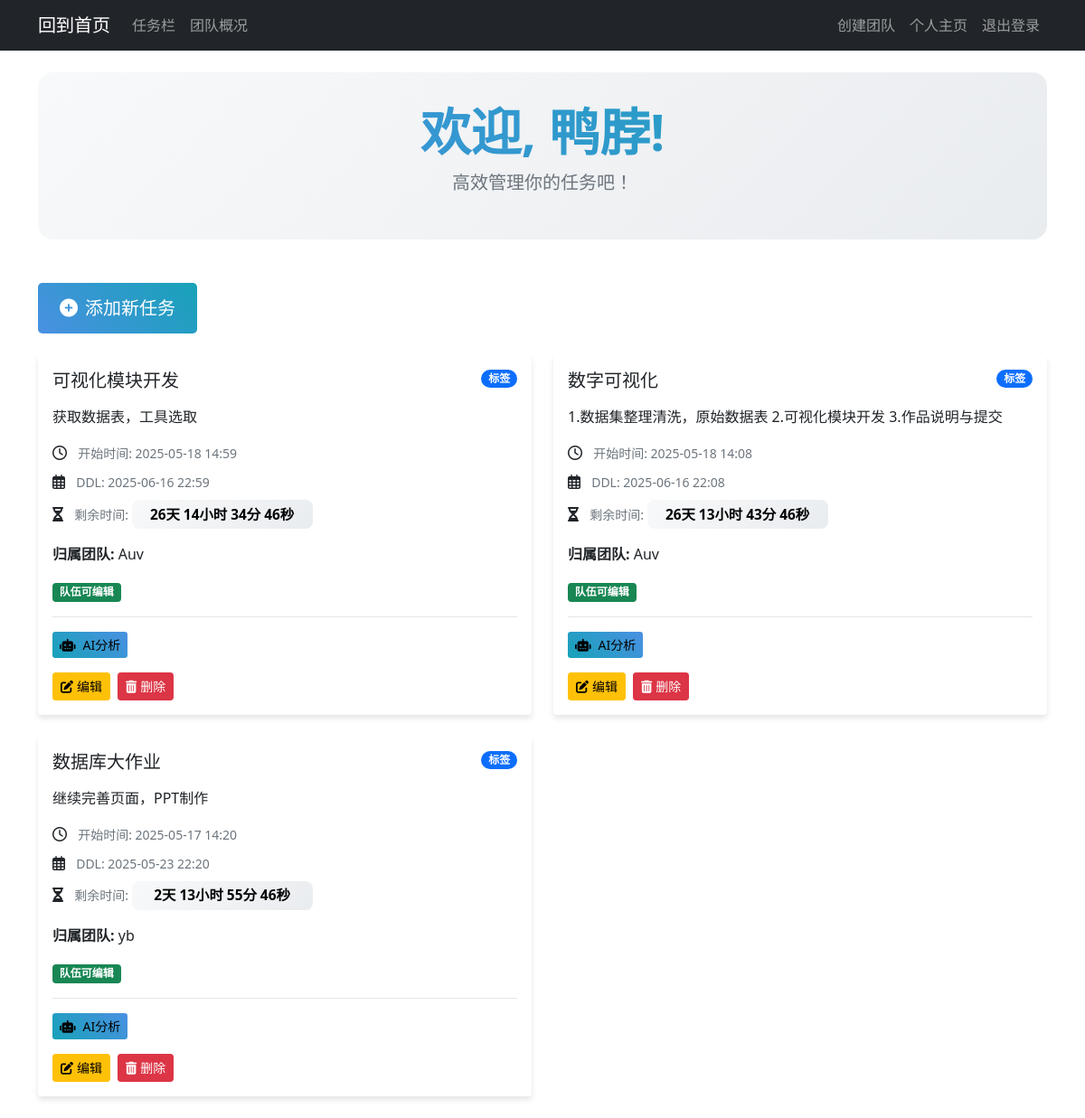
The app's page /dashboard (signed in) with its own data.
### app.py (models this page shows, shortened)
class User(db.Model):
    id = db.Column(db.Integer, primary_key=True)
    username = db.Column(db.String(20), unique=True, nullable=False)
    email = db.Column(db.String(120), unique=True, nullable=False)
    password = db.Column(db.String(60), nullable=False)
    profile_picture = db.Column(db.String(20), nullable=True)  # Changed to nullable
    bio = db.Column(db.Text, nullable=True)
    created_at = db.Column(db.DateTime, nullable=True)  # Changed to nullable
    data = db.relationship('UserData',back_populates='user')
    is_admin = db.Column(db.Boolean, default=False)

class UserData(db.Model):
    id = db.Column(db.Integer, primary_key=True)
    title = db.Column(db.String(100), nullable=False)
    content = db.Column(db.Text, nullable=False)
    created_at = db.Column(db.DateTime, nullable=False, default=datetime.utcnow)
    deadline = db.Column(db.DateTime, nullable=True)  # New field
    ai_analysis = db.Column(db.Text, nullable=True)   # New field
    updated_at = db.Column(db.DateTime, nullable=False, default=datetime.utcnow, onupdate=datetime.utcnow)
    user_id = db.Column(db.Integer, db.ForeignKey('user.id'), nullable=False)
    user = db.relationship('User',back_populates='data')
    team_id = db.Column(db.Integer, db.ForeignKey('team.id'), nullable=True)  # 关联团队
    team = db.relationship('Team', backref='tasks')
    team_editable = db.Column(db.Boolean, default=False)

class Team(db.Model):
    id = db.Column(db.Integer, primary_key=True)
    name = db.Column(db.String(100), nullable=False)
    description = db.Column(db.Text, nullable=True)
    members = db.relationship('User', secondary='team_members', backref='teams')

### app.py (the view)
@app.route('/dashboard')
@login_required
def dashboard():
    user = User.query.get_or_404(session['user_id'])
    teams = user.teams
    tasks = user_data = UserData.query.filter(
        or_(
            UserData.user_id == user.id,
            and_(
                UserData.team_id.in_([team.id for team in user.teams])
            )
        )
    ).order_by(UserData.created_at.desc()).all()
    return render_template('dashboard.html', user=user, user_data=tasks)

### app.py (called while the page is built)
def login_required(f):
    @wraps(f)
    def decorated_function(*args, **kwargs):
        if 'user_id' not in session:
            flash('Please log in to access this page.', 'warning')
            return redirect(url_for('login'))
        return f(*args, **kwargs)
    return decorated_function

### templates/dashboard.html (shortened to what this page needs)
{% extends "base.html" %}
{% block content %}
<div class="container mt-4">
    <div class="welcome-section text-center mb-5">
        <h1 class="display-4 fw-bold text-gradient">欢迎, {{ user.username }}!</h1>
        <p class="lead text-muted">高效管理你的任务吧！</p>
    </div>
    <div class="row mb-4">
        <div class="col">
            <a href="{{ url_for('add_data') }}" class="btn btn-primary btn-lg add-task-btn">
                <i class="fas fa-plus-circle me-2"></i>添加新任务
            </a>
        </div>
    </div>
    <div class="row">
        {% for data in user_data %}
        <div class="col-md-6 mb-4">
            <div class="card task-card h-100">
                <div class="card-body">
                    <div class="d-flex justify-content-between align-items-start mb-3">
                        <h5 class="card-title mb-0">{{ data.title }}</h5>
                        <span class="badge bg-primary rounded-pill">标签</span>
                    </div>
                    <p class="card-text">{{ data.content }}</p>
                    <div class="task-meta mb-3">
                        <p class="card-text mb-2">
                            <i class="far fa-clock me-2"></i>
                            <small class="text-muted">开始时间: {{ data.created_at.strftime('%Y-%m-%d %H:%M') }}</small>
                        </p>
                        {% if data.deadline %}
                        <p class="card-text mb-2">
                            <i class="far fa-calendar-alt me-2"></i>
                            <small class="text-muted">DDL: {{ data.deadline.strftime('%Y-%m-%d %H:%M') }}</small>
                        </p>
                        <p class="card-text">
                            <i class="fas fa-hourglass-half me-2"></i>
                            <small class="text-muted">剩余时间: <span class="countdown" data-deadline="{{ data.deadline.strftime('%Y-%m-%d %H:%M:%S') }}">Loading...</span></small>
                        </p>
                        {% endif %}
                    </div>
                    <p><strong>归属团队:</strong> {{ data.team.name if data.team else 'No team assigned' }}</p>
                    <p>
                        {% if data.team_editable %}
                            <span class="badge bg-success">队伍可编辑</span>
                        {% endif %}
                    </p>
                    <div class="ai-analysis-section mt-3">
                        <button class="btn btn-info btn-sm analyze-btn" data-task-id="{{ data.id }}">
                            <i class="fas fa-robot me-2"></i>AI分析
                        </button>
                    </div>
                    <div class="task-actions mt-3">
                        <a href="{{ url_for('edit_data', data_id=data.id) }}" class="btn btn-warning btn-sm">
                            <i class="fas fa-edit me-1"></i>编辑
                        </a>
                        <a href="{{ url_for('delete_data', data_id=data.id) }}" class="btn btn-danger btn-sm" onclick="return confirm('Are you sure you want to delete this task?')">
                            <i class="fas fa-trash-alt me-1"></i>删除
                        </a>
                    </div>
                </div>
            </div>
        </div>
        {% endfor %}
    </div>
</div>
{% endblock %}

### templates/dashboard.html (style rules this page uses)
:root { --primary-color: #4a90e2; --secondary-color: #6c757d; --success-color: #28a745; --danger-color: #dc3545; --warning-color: #ffc107; --info-color: #17a2b8; --light-color: #f8f9fa; --dark-color: #343a40; }
.welcome-section { padding: 2rem 0; background: linear-gradient(135deg, #f8f9fa 0%, #e9ecef 100%); border-radius: 1rem; margin-bottom: 2rem; }
.text-gradient { background: linear-gradient(45deg, var(--primary-color), var(--info-color)); -webkit-background-clip: text; -webkit-text-fill-color: transparent; }
.task-card { transition: transform 0.3s ease, box-shadow 0.3s ease; border: none; box-shadow: 0 4px 6px rgba(0, 0, 0, 0.1); }
.add-task-btn { background: linear-gradient(45deg, var(--primary-color), var(--info-color)); border: none; padding: 0.8rem 1.5rem; transition: transform 0.2s ease; }
.analyze-btn { background: linear-gradient(45deg, var(--info-color), var(--primary-color)); border: none; transition: all 0.3s ease; }
.ai-analysis-section { border-top: 1px solid rgba(0, 0, 0, 0.1); padding-top: 1rem; }
.countdown { font-weight: bold; font-size: 1.1em; padding: 0.3rem 0.6rem; border-radius: 0.5rem; background: linear-gradient(135deg, #f8f9fa 0%, #e9ecef 100%); display: inline-block; min-width: 200px; text-align: center; }
.task-actions { display: flex; gap: 0.5rem; }
.task-actions .btn { transition: all 0.3s ease; }

### records on screen
User: username "鸭脖"
UserData: title "可视化模块开发", content "获取数据表，工具选取", created_at "2025-05-18 14:59", deadline "2025-06-16 22:59", team "Auv", team_editable "队伍可编辑"
UserData: title "数字可视化", content "1.数据集整理清洗，原始数据表 2.可视化模块开发 3.作品说明与提交", created_at "2025-05-18 14:08", deadline "2025-06-16 22:08", team "Auv", team_editable "队伍可编辑"
UserData: title "数据库大作业", content "继续完善页面，PPT制作", created_at "2025-05-17 14:20", deadline "2025-05-23 22:20", team "yb", team_editable "队伍可编辑"
